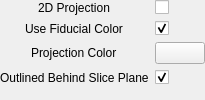
<?xml version="1.0" encoding="UTF-8"?>
<ui version="4.0">
 <class>qDMMLAnnotationFiducialProjectionPropertyWidget</class>
 <widget class="QWidget" name="qDMMLAnnotationFiducialProjectionPropertyWidget">
  <property name="geometry">
   <rect>
    <x>0</x>
    <y>0</y>
    <width>205</width>
    <height>100</height>
   </rect>
  </property>
  <property name="sizePolicy">
   <sizepolicy hsizetype="Preferred" vsizetype="Maximum">
    <horstretch>0</horstretch>
    <verstretch>0</verstretch>
   </sizepolicy>
  </property>
  <property name="windowTitle">
   <string>qDMMLAnnotationFiducialProjectionPropertyWidget</string>
  </property>
  <layout class="QFormLayout" name="formLayout">
   <property name="labelAlignment">
    <set>Qt::AlignCenter</set>
   </property>
   <property name="formAlignment">
    <set>Qt::AlignLeading|Qt::AlignLeft|Qt::AlignTop</set>
   </property>
   <property name="margin">
    <number>0</number>
   </property>
   <item row="0" column="0">
    <widget class="QLabel" name="Point2DProjectionLabel">
     <property name="toolTip">
      <string>Turn on/off visualization of projected fiducial on 2D viewers</string>
     </property>
     <property name="text">
      <string>2D Projection</string>
     </property>
    </widget>
   </item>
   <item row="0" column="1">
    <widget class="ctkCheckBox" name="Point2DProjectionCheckBox">
     <property name="toolTip">
      <string>Turn on/off visualization of projected fiducial on 2D viewers</string>
     </property>
     <property name="indicatorIcon">
      <iconset resource="../../../../../../Base/QTGUI/Resources/qCjyxBaseQTGUI.qrc">
       <normaloff>:/Icons/XLarge/CjyxVisible.png</normaloff>
       <normalon>:/Icons/XLarge/CjyxInvisible.png</normalon>:/Icons/XLarge/CjyxVisible.png</iconset>
     </property>
     <property name="indicatorIconSize">
      <size>
       <width>23</width>
       <height>23</height>
      </size>
     </property>
    </widget>
   </item>
   <item row="2" column="0">
    <widget class="QLabel" name="PointProjectionColorLabel">
     <property name="toolTip">
      <string>Color of the projected fiducial on 2D viewers</string>
     </property>
     <property name="text">
      <string>Projection Color</string>
     </property>
    </widget>
   </item>
   <item row="2" column="1">
    <widget class="ctkColorPickerButton" name="PointProjectionColorPickerButton">
     <property name="minimumSize">
      <size>
       <width>0</width>
       <height>0</height>
      </size>
     </property>
     <property name="toolTip">
      <string>Color of the projected fiducial on 2D viewers</string>
     </property>
     <property name="color">
      <color>
       <red>255</red>
       <green>255</green>
       <blue>255</blue>
      </color>
     </property>
     <property name="displayColorName">
      <bool>false</bool>
     </property>
     <property name="dialogOptions">
      <set>ctkColorPickerButton::UseCTKColorDialog</set>
     </property>
    </widget>
   </item>
   <item row="4" column="0">
    <widget class="QLabel" name="PointOutlinedBehindSlicePlaneLabel">
     <property name="toolTip">
      <string>Fiducial projection is displayed filled when on top of slice plane, outlined when behind, and with full opacity when in the plane</string>
     </property>
     <property name="text">
      <string>Outlined Behind Slice Plane</string>
     </property>
    </widget>
   </item>
   <item row="4" column="1">
    <widget class="QCheckBox" name="PointOutlinedBehindSlicePlaneCheckBox">
     <property name="toolTip">
      <string>Fiducial projection is displayed filled when on top of slice plane, outlined when behind, and with full opacity when in the plane</string>
     </property>
     <property name="text">
      <string/>
     </property>
     <property name="checked">
      <bool>true</bool>
     </property>
    </widget>
   </item>
   <item row="1" column="0">
    <widget class="QLabel" name="PointUseFiducialColorLabel">
     <property name="toolTip">
      <string>Use the same color as fiducial</string>
     </property>
     <property name="text">
      <string>Use Fiducial Color</string>
     </property>
    </widget>
   </item>
   <item row="1" column="1">
    <widget class="QCheckBox" name="PointUseFiducialColorCheckBox">
     <property name="toolTip">
      <string>Use the same color as fiducial</string>
     </property>
     <property name="text">
      <string/>
     </property>
     <property name="checked">
      <bool>true</bool>
     </property>
    </widget>
   </item>
  </layout>
 </widget>
 <customwidgets>
  <customwidget>
   <class>ctkCheckBox</class>
   <extends>QCheckBox</extends>
   <header>ctkCheckBox.h</header>
  </customwidget>
  <customwidget>
   <class>ctkColorPickerButton</class>
   <extends>QPushButton</extends>
   <header>ctkColorPickerButton.h</header>
  </customwidget>
 </customwidgets>
 <resources>
  <include location="../../../../../../Base/QTGUI/Resources/qCjyxBaseQTGUI.qrc"/>
 </resources>
 <connections/>
</ui>
